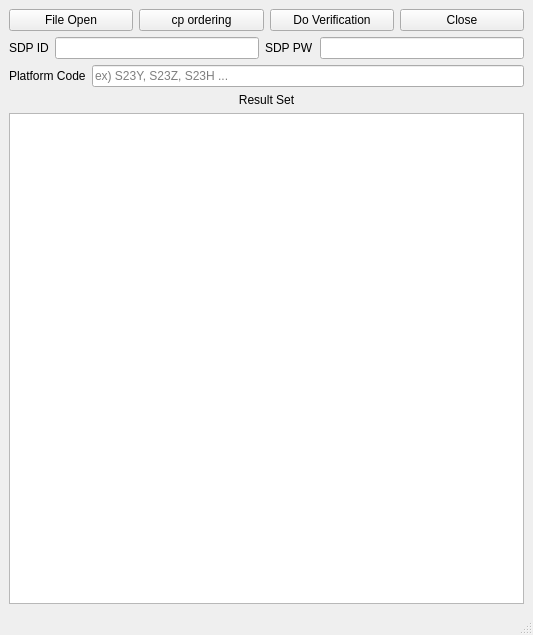
<?xml version="1.0" encoding="UTF-8"?>
<ui version="4.0">
 <class>MainWindow</class>
 <widget class="QMainWindow" name="MainWindow">
  <property name="geometry">
   <rect>
    <x>0</x>
    <y>0</y>
    <width>533</width>
    <height>635</height>
   </rect>
  </property>
  <property name="windowTitle">
   <string>MainWindow</string>
  </property>
  <widget class="QWidget" name="centralwidget">
   <layout class="QGridLayout" name="gridLayout">
    <item row="0" column="0">
     <layout class="QVBoxLayout" name="verticalLayout">
      <item>
       <layout class="QHBoxLayout" name="horizontalLayout">
        <item>
         <widget class="QPushButton" name="btnOpen">
          <property name="sizePolicy">
           <sizepolicy hsizetype="Minimum" vsizetype="Preferred">
            <horstretch>0</horstretch>
            <verstretch>0</verstretch>
           </sizepolicy>
          </property>
          <property name="font">
           <font>
            <family>Arial</family>
           </font>
          </property>
          <property name="text">
           <string>File Open</string>
          </property>
         </widget>
        </item>
        <item>
         <widget class="QPushButton" name="btnWork">
          <property name="sizePolicy">
           <sizepolicy hsizetype="Minimum" vsizetype="Preferred">
            <horstretch>0</horstretch>
            <verstretch>0</verstretch>
           </sizepolicy>
          </property>
          <property name="font">
           <font>
            <family>Arial</family>
           </font>
          </property>
          <property name="text">
           <string>cp ordering</string>
          </property>
         </widget>
        </item>
        <item>
         <widget class="QPushButton" name="btnVerify">
          <property name="sizePolicy">
           <sizepolicy hsizetype="Minimum" vsizetype="Preferred">
            <horstretch>0</horstretch>
            <verstretch>0</verstretch>
           </sizepolicy>
          </property>
          <property name="font">
           <font>
            <family>Arial</family>
           </font>
          </property>
          <property name="text">
           <string>Do Verification</string>
          </property>
         </widget>
        </item>
        <item>
         <widget class="QPushButton" name="btnClose">
          <property name="sizePolicy">
           <sizepolicy hsizetype="Minimum" vsizetype="Preferred">
            <horstretch>0</horstretch>
            <verstretch>0</verstretch>
           </sizepolicy>
          </property>
          <property name="font">
           <font>
            <family>Arial</family>
           </font>
          </property>
          <property name="text">
           <string>Close</string>
          </property>
         </widget>
        </item>
       </layout>
      </item>
      <item>
       <layout class="QHBoxLayout" name="horizontalLayout_2">
        <item>
         <widget class="QLabel" name="accountlbl">
          <property name="sizePolicy">
           <sizepolicy hsizetype="Fixed" vsizetype="Preferred">
            <horstretch>0</horstretch>
            <verstretch>0</verstretch>
           </sizepolicy>
          </property>
          <property name="font">
           <font>
            <family>Arial</family>
           </font>
          </property>
          <property name="text">
           <string>SDP ID</string>
          </property>
         </widget>
        </item>
        <item>
         <widget class="QLineEdit" name="accountline">
          <property name="placeholderText">
           <string/>
          </property>
         </widget>
        </item>
        <item>
         <widget class="QLabel" name="pwlbl">
          <property name="sizePolicy">
           <sizepolicy hsizetype="Fixed" vsizetype="Preferred">
            <horstretch>0</horstretch>
            <verstretch>0</verstretch>
           </sizepolicy>
          </property>
          <property name="font">
           <font>
            <family>Arial</family>
           </font>
          </property>
          <property name="text">
           <string>SDP PW</string>
          </property>
         </widget>
        </item>
        <item>
         <widget class="QLineEdit" name="pwline">
          <property name="inputMask">
           <string/>
          </property>
         </widget>
        </item>
       </layout>
      </item>
      <item>
       <layout class="QHBoxLayout" name="horizontalLayout_3">
        <item>
         <widget class="QLabel" name="codelbl">
          <property name="sizePolicy">
           <sizepolicy hsizetype="Fixed" vsizetype="Preferred">
            <horstretch>0</horstretch>
            <verstretch>0</verstretch>
           </sizepolicy>
          </property>
          <property name="font">
           <font>
            <family>Arial</family>
           </font>
          </property>
          <property name="text">
           <string>Platform Code</string>
          </property>
         </widget>
        </item>
        <item>
         <widget class="QLineEdit" name="platline">
          <property name="placeholderText">
           <string>ex) S23Y, S23Z, S23H ...</string>
          </property>
         </widget>
        </item>
       </layout>
      </item>
      <item>
       <widget class="QLabel" name="resultlbl">
        <property name="font">
         <font>
          <family>Arial</family>
         </font>
        </property>
        <property name="text">
         <string>Result Set</string>
        </property>
        <property name="alignment">
         <set>Qt::AlignCenter</set>
        </property>
       </widget>
      </item>
      <item>
       <widget class="QTableView" name="ResultTable"/>
      </item>
     </layout>
    </item>
   </layout>
  </widget>
  <widget class="QMenuBar" name="menubar">
   <property name="geometry">
    <rect>
     <x>0</x>
     <y>0</y>
     <width>533</width>
     <height>26</height>
    </rect>
   </property>
  </widget>
  <widget class="QStatusBar" name="statusbar"/>
 </widget>
 <resources/>
 <connections/>
</ui>
